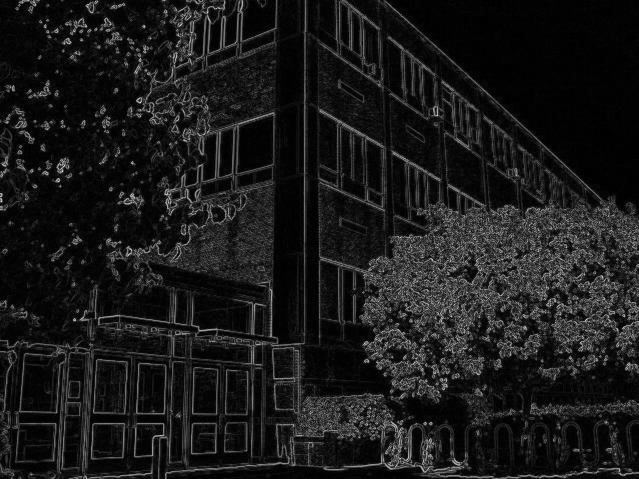
#> input picture HW6/Images/gradMSig1.jpg, 1278 x 958 px, found by its file name (shown at 1/2 size)
$ python Gradient.py ../Images/gradMSig1.jpg ../Images/gradMSig5.jpg
#> lines starting #> are read from the running program, lines starting #| are printed output that depends on the picture
'''Program to apply morphological functions on input image'''
import os
import sys
import cv2 as cv
import numpy as np
import math
from scipy.signal import correlate2d, convolve2d
import matplotlib.pyplot as plt
from DIPLib import displayImage

#Generate histogram of single channel of image
# [14 lines left out: function histogram, not called in this run]


'''def minMaxLCS(img):
    #Generate histogram of image intensity values
    imgHist = histogram(img, 512)

    dropCount = 5000

    #Get minimum and maximum intensity values
    minVal = 0
    lowCount = 0
    for x in range(0, 512):
        if (imgHist[x] != 0):
            lowCount += imgHist[x]
            if (lowCount > dropCount):
                minVal = x
                break

    maxVal = 0
    highCount = 0
    for x in reversed(range(0, 512)):
        if (imgHist[x] != 0):
            highCount += imgHist[x]
            if (highCount > dropCount):
                maxVal = x
                break

    #Calculate new value for each intensity level
    diff = maxVal - minVal

    newVals = np.arange(maxVal + 1)
    for x in range(0, maxVal + 1):
        newVals[x] = int(255 * ((x - minVal) / diff))


    #Change each pixel to new intensity value
    imgHeight, imgWidth = img.shape[:2]

    for y in range(imgHeight):
        for x in range(imgWidth):
            if (int(img[y][x] + 256) > maxVal):
                img[y][x] = 255
            elif(int(img[y][x] + 256) < minVal):
                img[y][x] = 0
            else:
                img[y][x] = newVals[int(img[y][x] + 256)]


    return img'''

# [46 lines left out: function minMaxLCS, not called in this run]

def gradientX (img):
    #Extract image size information
    imgHeight, imgWidth = img.shape[:2]

    #Declare filter
    xFilt = np.zeros((1,3), dtype=float)
    xFilt[0][1] = -1
    xFilt[0][2] = 1

    #Convolve image with filter
    gradX = correlate2d(img, xFilt, 'same')

    return gradX

def gradientY (img):
    #Extract image size information
    imgHeight, imgWidth = img.shape[:2]

    #Declare filter
    yFilt = np.zeros((3,1), dtype=float)
    yFilt[1][0] = -1
    yFilt[2][0] = 1

    #Convolve image with filter
    gradY = correlate2d(img, yFilt, 'same')

    return gradY

# [13 lines left out: function gradientMagnitude, not called in this run]

def gradientOrientation(gradX, gradY):
    #Extract image size information
    imgHeight, imgWidth = gradX.shape[:2]
    imgHeight -= 2
    imgWidth -= 2

    gradTheta = np.zeros((imgHeight, imgWidth), dtype=np.float16)

    for y in range(imgHeight):
        for x in range(imgWidth):
            gradTheta[y][x] = math.atan2(gradY[y][x], gradX[y][x])
            gradTheta[y][x] = math.degrees(gradTheta[y][x])

            if (gradTheta[y][x] < 0):
                gradTheta[y][x] += 360

    return gradTheta

#Get paths for input and output files
srcDir = os.path.dirname(os.path.abspath(__file__))
inPath = str(srcDir + '\\' + sys.argv[1])
outPath = str(srcDir + '\\' + sys.argv[2])

#Read in image
img = cv.imread(inPath)
#> img is the input picture: shape (958, 1278, 3); min 0, max 255, mean 25.6

#Make image grayscale
img = cv.cvtColor(img, cv.COLOR_BGR2GRAY)
#> img: shape (958, 1278)

#Apply Gaussian filter
gradY = cv.GaussianBlur(img, (1, 15), 5)
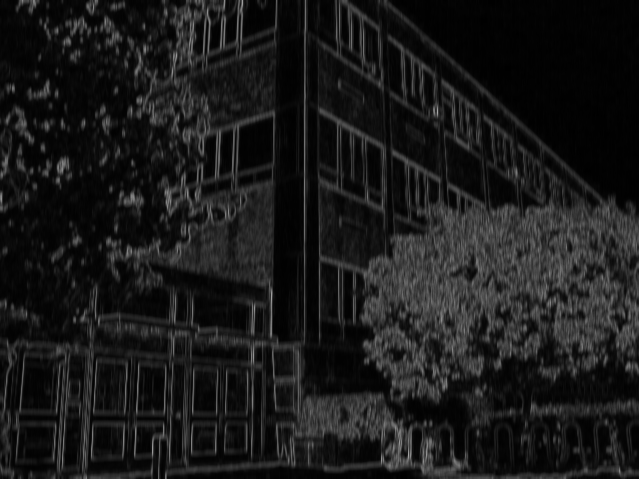
#> gradY: shape (958, 1278) (shown at 1/2 size); min 0, max 191, mean 25.7
gradX = cv.GaussianBlur(img, (15, 1), 5)
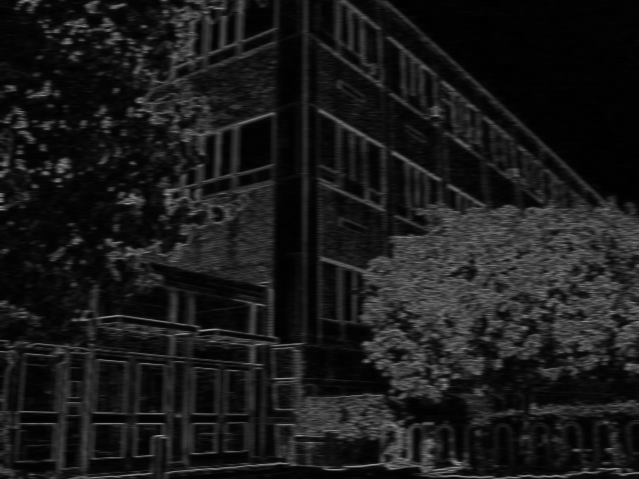
#> gradX: shape (958, 1278) (shown at 1/2 size); min 0, max 186, mean 25.6

#Calculate gradient
gradY = gradientY(gradY)
#> in gradientY, `gradY = correlate2d(img, yFilt, 'same')`:
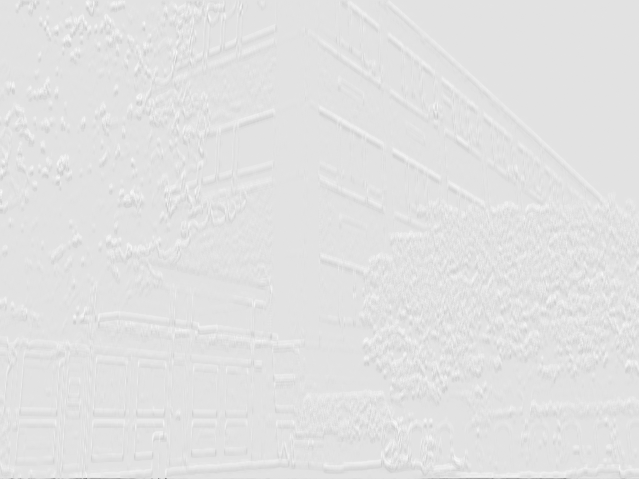
#> gradY: shape (958, 1278) float64 (shown at 1/2 size); min -133, max 17, mean -0.0163; drawn with min black and max white
gradX = gradientX(gradX)

#Compute gradient magnitude
gradTheta = gradientOrientation(gradX, gradY)
#> after the loop in gradientOrientation, `for y in range(imgHeight):`:
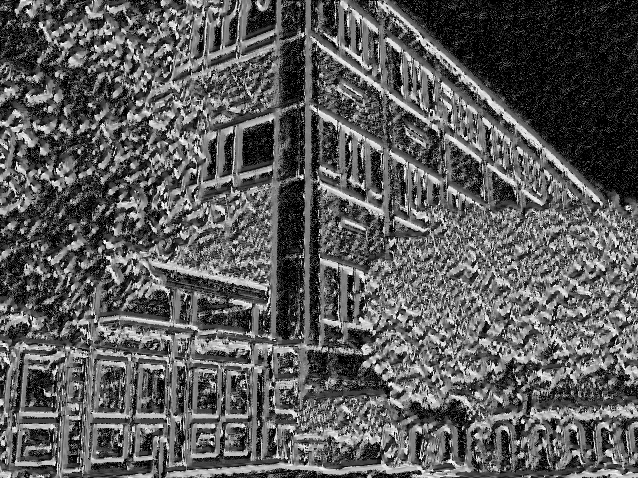
#> gradTheta: shape (956, 1276) float16 (shown at 1/2 size); min 0, max 356, mean 126.6; drawn with min black and max white

histTheta, bins = np.histogram(gradTheta, 359, (0, 359), density=False)
#> histTheta = 359 values, max 367912 at index 0, min 0 at index 1, mean 3397.9; bins = 360 values from 0 to 359

fig, ax = plt.subplots()
ax.bar(bins[:-1], histTheta, edgecolor="red", align="edge")
#plt.hist(histTheta, bins=359)
plt.show()
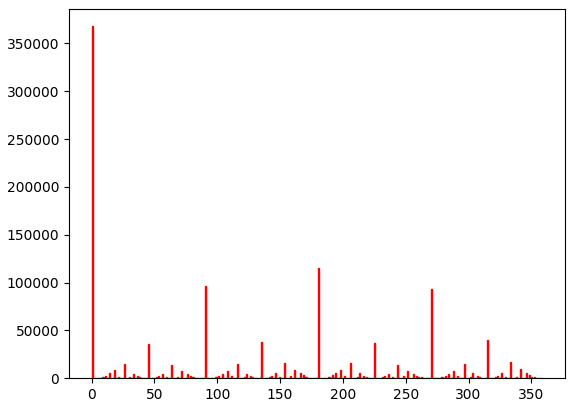
#> figure drawn by matplotlib, 1 panel; tallest bar 367912 high, from x = 0 to 0.8

#Save output image
cv.imwrite(outPath, gradTheta)
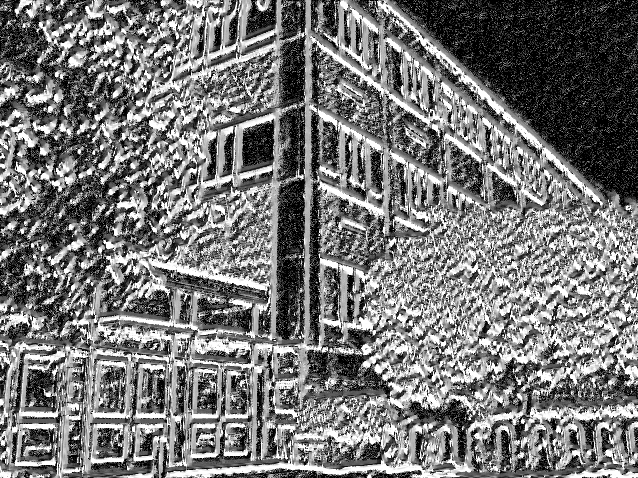
#> saved as gradMSig5.jpg: shape (956, 1276) (shown at 1/2 size); min 0, max 255, mean 118.3
